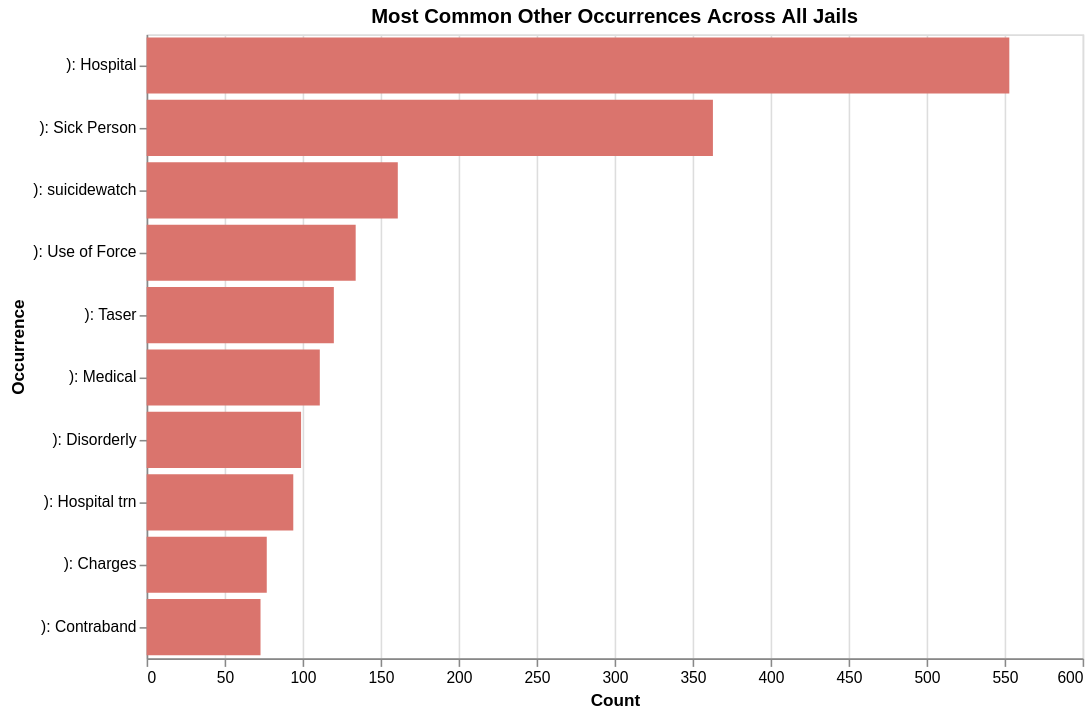

Source (notebook cell):
### Code cell
pattern = r"\bspecify\b"

other_occurrence_table = samples_df.filter(
    pl.col("Cleaned Occurrences").str.contains(pattern)
)
    
other_occurrence_table = clean_other(other_occurrence_table)

other_occurrence_table = (
    other_occurrence_table.select(
        pl.col("Cleaned Occurrences").value_counts(sort=True)
    )
    .unnest("Cleaned Occurrences")
    .head(10)
)

other_occurrence_chart = alt.Chart(other_occurrence_table).mark_bar(
    color="#da746d"
).encode(
    x=alt.X("count:Q", title="Count"),
    y=alt.Y("Cleaned Occurrences:N", title="Occurrence", sort='-x'),
    tooltip=[
        alt.Tooltip("Cleaned Occurrences:N", title="Occurrence"),
        alt.Tooltip("count:Q", format=",d", title="Case Count")
    ]
).properties(
    width=600,
    height=400,
    title="Most Common Other Occurrences Across All Jails"
)
other_occurrence_chart

### Figure 1 — Vega specification as saved in the notebook (floating-point values rounded to 4 significant figures)
{"$schema": "https://vega.github.io/schema/vega/v5.json", "data": [{"name": "source_0"}, {"name": "data_0", "values": [{"Cleaned Occurrences": "): Hospital", "count": 553, "count_end": 553.0, "count_start": 0.0}, {"Cleaned Occurrences": "): Sick Person", "count": 363, "count_end": 363.0, "count_start": 0.0}, {"Cleaned Occurrences": "): suicidewatch", "count": 161, "count_end": 161.0, "count_start": 0.0}, {"Cleaned Occurrences": "): Use of Force", "count": 134, "count_end": 134.0, "count_start": 0.0}, {"Cleaned Occurrences": "): Taser", "count": 120, "count_end": 120.0, "count_start": 0.0}, {"Cleaned Occurrences": "): Medical", "count": 111, "count_end": 111.0, "count_start": 0.0}, {"Cleaned Occurrences": "): Disorderly", "count": 99, "count_end": 99.0, "count_start": 0.0}, {"Cleaned Occurrences": "): Hospital trn", "count": 94, "count_end": 94.0, "count_start": 0.0}, {"Cleaned Occurrences": "): Charges", "count": 77, "count_end": 77.0, "count_start": 0.0}, {"Cleaned Occurrences": "): Contraband", "count": 73, "count_end": 73.0, "count_start": 0.0}]}, {"name": "source_0_y_domain_Cleaned Occurrences", "values": [{"Cleaned Occurrences": "): Hospital", "sort_field": 553}, {"Cleaned Occurrences": "): Sick Person", "sort_field": 363}, {"Cleaned Occurrences": "): suicidewatch", "sort_field": 161}, {"Cleaned Occurrences": "): Use of Force", "sort_field": 134}, {"Cleaned Occurrences": "): Taser", "sort_field": 120}, {"Cleaned Occurrences": "): Medical", "sort_field": 111}, {"Cleaned Occurrences": "): Disorderly", "sort_field": 99}, {"Cleaned Occurrences": "): Hospital trn", "sort_field": 94}, {"Cleaned Occurrences": "): Charges", "sort_field": 77}, {"Cleaned Occurrences": "): Contraband", "sort_field": 73}]}], "marks": [{"type": "rect", "name": "marks", "from": {"data": "data_0"}, "encode": {"update": {"x": {"field": "count_end", "scale": "x"}, "y": {"field": "Cleaned Occurrences", "scale": "y"}, "tooltip": {"signal": "{\"Occurrence\": isValid(datum[\"Cleaned Occurrences\"]) ? datum[\"Cleaned Occurrences\"] : \"\"+datum[\"Cleaned Occurrences\"], \"Case Count\": format(datum[\"count\"], \",d\")}"}, "x2": {"field": "count_start", "scale": "x"}, "fill": {"value": "#da746d"}, "height": {"signal": "max(0.25, bandwidth('y'))"}}}, "style": ["bar"]}], "scales": [{"name": "x", "type": "linear", "domain": {"data": "data_0", "fields": ["count_start", "count_end"]}, "range": [0, {"signal": "width"}], "nice": true, "zero": true}, {"name": "y", "type": "band", "domain": {"data": "source_0_y_domain_Cleaned Occurrences", "field": "Cleaned Occurrences", "sort": {"op": "max", "field": "sort_field", "order": "descending"}}, "range": [0, {"signal": "height"}], "paddingOuter": 0.05, "paddingInner": 0.1}], "axes": [{"scale": "x", "tickCount": {"signal": "ceil(width/40)"}, "maxExtent": 0, "minExtent": 0, "grid": true, "ticks": false, "aria": false, "zindex": 0, "orient": "bottom", "gridScale": "y", "labels": false, "domain": false}, {"scale": "x", "labelFlush": true, "grid": false, "title": "Count", "zindex": 0, "orient": "bottom", "labelOverlap": true, "tickCount": {"signal": "ceil(width/40)"}}, {"scale": "y", "grid": false, "zindex": 0, "title": "Occurrence", "orient": "left"}], "title": {"text": "Most Common Other Occurrences Across All Jails", "frame": "group"}, "style": "cell", "padding": 5, "height": 400, "width": 600, "background": "white"}
